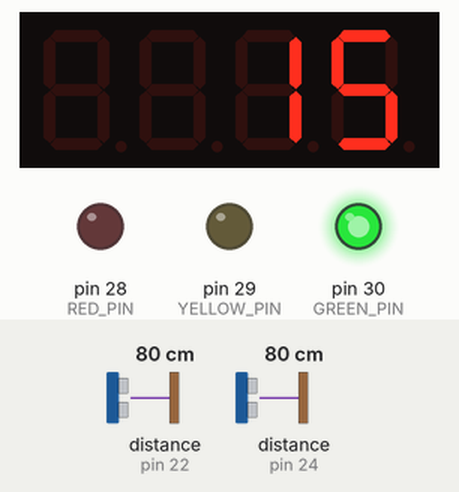
A sketch run on a simulated Arduino Mega 2560, built with avr-gcc and run on an emulated ATmega2560. Shown: 4-digit seven-segment display, output pins drawn as LEDs (lit = HIGH). Wiring (inferred from the names in the program): 2 × ultrasonic range finder: trigger pin 23, echo pin 22 / trigger pin 25, echo pin 24. The test bench sets the inputs (shaded band); at power-on: distance to the obstacle (sensors on pin 22, pin 24) 80 cm. The echo pulse lasts 58.3 µs per cm; pins used as bus, display or sensor lines are not drawn.

Above: at 0.1 s.
At 3.1 s:
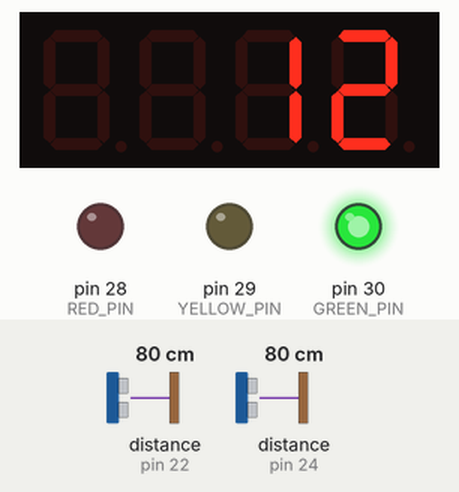
At 5.2 s:
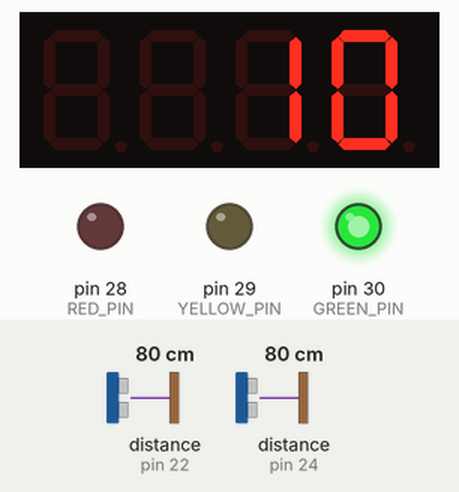
At 7.2 s:
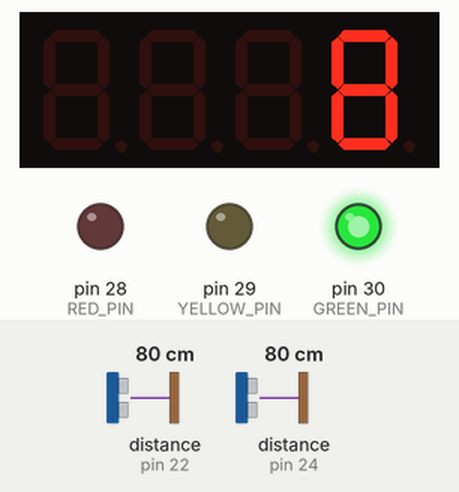
At 10.3 s:
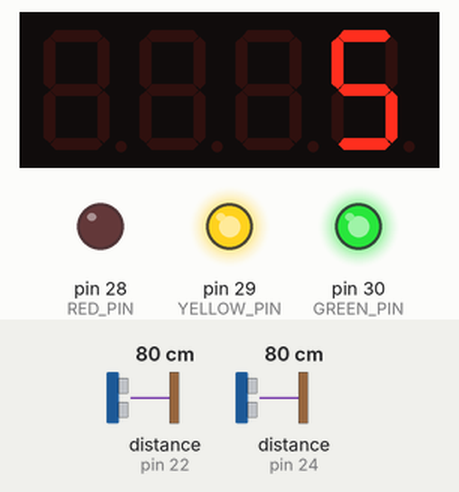
At 14.4 s:
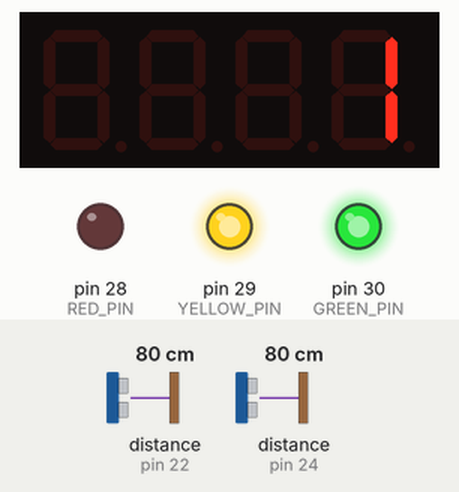
Timing chart, 0 to 34.2 s (numbered marks = the images above):
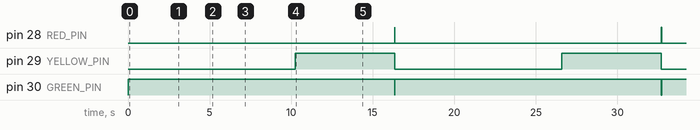

The sketch:

DBTMS_for_Single_Road.ino
```cpp
#include <TM1637Display.h>

// Define the pins for the TM1637 display
#define CLK_PIN 27
#define DIO_PIN 26

// Define maximum sensor distance
#define MAX_DISTANCE 350

// Define LED pins
#define GREEN_PIN 30
#define YELLOW_PIN 29
#define RED_PIN 28

// Define ultrasonic sensor pins for road 1 (example)
#define TRIG_PIN1 23
#define ECHO_PIN1 22
#define TRIG_PIN2 25
#define ECHO_PIN2 24

TM1637Display display(CLK_PIN, DIO_PIN);

void setup() {
    // Initialize the TM1637 display
    display.setBrightness(0x0f); // Set the brightness to maximum

    // Initialize LED pins
    pinMode(GREEN_PIN, OUTPUT);
    pinMode(YELLOW_PIN, OUTPUT);
    pinMode(RED_PIN, OUTPUT);

    // Initialize ultrasonic sensor pins
    pinMode(TRIG_PIN1, OUTPUT);
    pinMode(ECHO_PIN1, INPUT);
    pinMode(TRIG_PIN2, OUTPUT);
    pinMode(ECHO_PIN2, INPUT);
}

void loop() {
    // Read values from sensors
    int distance1 = readUltrasonic(TRIG_PIN1, ECHO_PIN1);
    int distance2 = readUltrasonic(TRIG_PIN2, ECHO_PIN2);

    if ((distance1 < MAX_DISTANCE) && (distance2 < MAX_DISTANCE)) {
        manageTraffic(15);
    } else if (distance1 < MAX_DISTANCE) {
        manageTraffic(10);
    } else {
        digitalWrite(GREEN_PIN, LOW);
        digitalWrite(YELLOW_PIN, LOW);
        digitalWrite(RED_PIN, HIGH);
        display.clear();
    }

    // Add code to repeat the above steps for remaining roads
}

int readUltrasonic(int trigPin, int echoPin) {
    digitalWrite(trigPin, LOW);
    delayMicroseconds(2);
    digitalWrite(trigPin, HIGH);
    delayMicroseconds(10);
    digitalWrite(trigPin, LOW);

    long duration = pulseIn(echoPin, HIGH);
    int distance = duration * 0.034 / 2;
    return distance;
}

void manageTraffic(int greenDuration) {
    digitalWrite(GREEN_PIN, HIGH);
    digitalWrite(YELLOW_PIN, LOW);
    digitalWrite(RED_PIN, LOW);
    showTimer(greenDuration);

    digitalWrite(GREEN_PIN, LOW);
    digitalWrite(YELLOW_PIN, LOW);
    digitalWrite(RED_PIN, HIGH);
}

void showTimer(int duration) {
    for (int i = duration; i >= 0; i--) {
        display.showNumberDec(i); // Display the number on the TM1637
        if (i <= 5) {
          digitalWrite(GREEN_PIN, HIGH);
          digitalWrite(YELLOW_PIN, HIGH);
          digitalWrite(RED_PIN, LOW);
        }
        delay(1000);
    }
}
```

Measured:
- by itself, pin 28 (RED_PIN): alternates HIGH for 0.01 s and LOW for 16.3 s
- by itself, pin 29 (YELLOW_PIN): alternates HIGH for 6.1 s and LOW for 10.2 s
- by itself, pin 30 (GREEN_PIN): alternates HIGH for 16.3 s and LOW for 0.01 s
- what the display in image 0 shows lasts 1.1 s, from 0.0 s to 1.1 s
